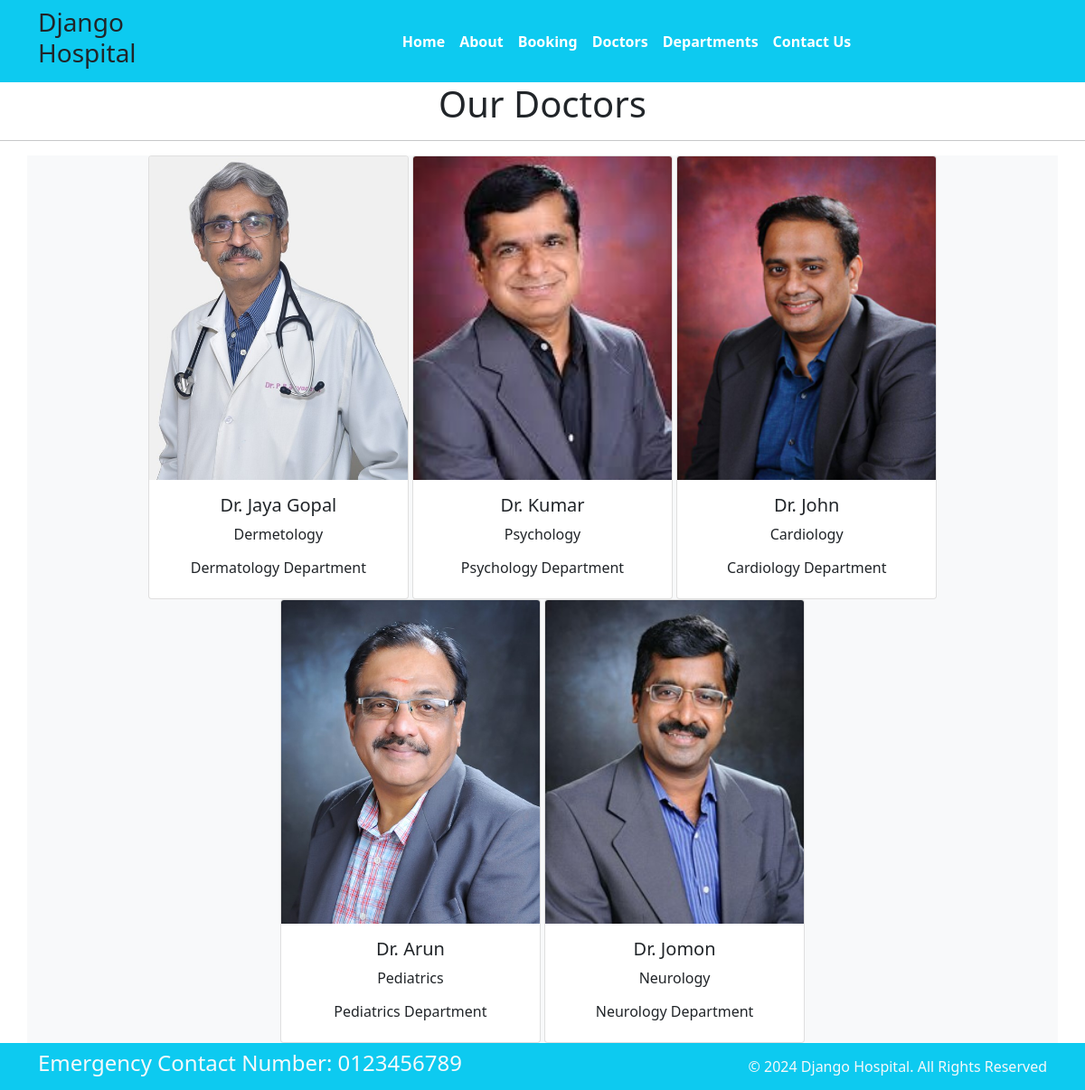
Page /doctors on the committed database.
### home/models.py (models this page shows, shortened)
class Doctors(models.Model):
    doc_name = models.CharField(max_length=30)
    doc_spec = models.CharField(max_length=50)
    dept_name = models.ForeignKey(Departments, on_delete=models.CASCADE)
    doc_image = models.ImageField(upload_to='doctors')

class Departments(models.Model):
    dept_name = models.CharField(max_length=100)
    dept_description = models.TextField()
    def __str__(self):
        return self.dept_name

### home/views.py (the view)
# urls.py: path('doctors', views.doctors, name='doctors'),
def doctors(request):
    dict_docs = {
        'doctors': Doctors.objects.all()
    }
    return render(request, 'doctors.html', dict_docs)

### templates/doctors.html (shortened to what this page needs)
{% extends 'base.html' %}
{% block content %}
<h1 class="text-center">Our Doctors</h1>
<hr>
<div class="container text-center bg-light ">
{% for d in doctors %}
<div class="card text-center" style="width: 18rem; display:inline-block">
  <img src="{{d.doc_image.url}}" class="card-img-top" alt="...">
  <div class="card-body">
    <h5 class="card-title">Dr. {{d.doc_name}}</h5>
    <p class="card-text">{{d.doc_spec}}</p>
    <h6>{{d.dept_name}} Department</h6>
  </div>
</div>
{% endfor %}
</div>
{% endblock %}

### templates/base.html (shortened to what this page needs)
{% load static %}
<!DOCTYPE html>
<html>
  <head>
    <link rel="stylesheet"
      href=" https://cdn.jsdelivr.net/npm/bootstrap@5.1.3/dist/css/bootstrap.min.css ">
    <link rel="stylesheet"
      href="https://use.fontawesome.com/releases/v5.2.0/css/all.css">
    <link rel="stylesheet"
      href="{% static '/css/style.css' %}">
  </head>
  <body>
    <nav class="navbar bg-info navbar-expand-md ">
      <div class="container">
        <div class="col-2 text-left pl-md-0">
          <h3 class="text-Blue">Django Hospital</h3>
        </div>
        <div
          class="collapse navbar-collapse justify-content-center col-md-8 navbar-collapse-3">
          <ul class="navbar-nav justify-content-center  fw-bold">
            <li class="nav-item active">
              <a class="nav-link text-white" href="{% url 'home' %}">Home </a>
            </li>
            <li class="nav-item">
              <a class="nav-link text-white" href="{% url 'about' %}">About</a>
            </li>
            <li class="nav-item">
              <a class="nav-link text-white" href="{% url 'booking' %}">Booking</a>
            </li>
            <li class="nav-item">
              <a class="nav-link text-white" href="{% url 'doctors' %}">Doctors</a>
            </li>
			 <li class="nav-item">
              <a class="nav-link text-white" href="{% url 'department' %}">Departments</a>
            </li>
            <li class="nav-item">
              <a class="nav-link text-white" href="{% url 'contact' %}">Contact Us</a>
            </li>
          </ul>
        </div>
      </div>
    </nav>
{% block content %} {% endblock %}
    <section class="">
      <footer class="pt-2 pb-2  bg-info text-light">
        <div class="container">
          <div class="row align-items-center">
            <div class="col-12 col-md-8">
              <h4>Emergency Contact Number: 0123456789</h4>
            </div>
            <div class="col-12 col-md-4 mt-4 mt-md-0 text-center text-md-end">
              © 2024 Django Hospital. All Rights Reserved
            </div>
          </div>
        </div>
      </footer>
    </section>
  </body>
</html>

### rows in the picture
Doctors: doc_image (picture), doc_name "Jaya Gopal", doc_spec "Dermetology", dept_name "Dermatology"
Doctors: doc_image (picture), doc_name "Kumar", doc_spec "Psychology", dept_name "Psychology"
Doctors: doc_image (picture), doc_name "John", doc_spec "Cardiology", dept_name "Cardiology"
Doctors: doc_image (picture), doc_name "Arun", doc_spec "Pediatrics", dept_name "Pediatrics"
Doctors: doc_image (picture), doc_name "Jomon", doc_spec "Neurology", dept_name "Neurology"
